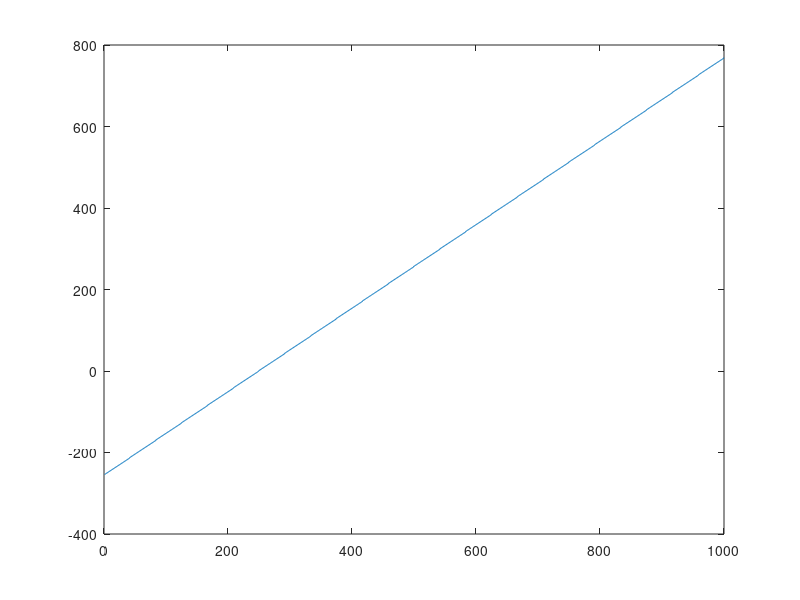

MATLAB code for this plot:
% Capacitor charging simulation
clc;
clear all;

% Wanted bit Number
% N = 8;
% cycle = 5*N;

% Capacitor C1 parameters
C1 = 1e-6;     % capacitance in farads
% V1 = 10;       % voltage in volts
Tclk = 1;
%Iin = 28;     % charging current in 30 or 25, 46, 47 microamperes
n_bits = 10;

% Capacitor C2 parameters
C2 = 1e-6;     % capacitance in farads (same as C1)
Iref = 10;   % charging current in 9.3-9.5 or 7.1, 16, 15.7 microamperes

nb_points = 1000;

for k = 1:nb_points
    
Iin = k*40/nb_points;    
%Iin = 2.8;
fprintf('Iin : %d\n', Iin);
% Check if I1 is less than 4 times I2
if Iin >= 4*Iref
    warning('Iin should be less than 4 times Iref');
end

% Calculate the charge required for capacitor C1
Q1 = Tclk *  Iin;

% Calculate the time required to charge capacitor C2
Tref = Q1 / Iref;

% Print the results
% fprintf('Capacitor C1 is charged for %.3f seconds with %.2e A of current\n', Tclk, Iin);
% fprintf('Capacitor C2 is charged for %.3f seconds with %.2e A of current\n', Tref, Iref);

Tref_int = fix(Tref);
% Total number of cycles for MSB
% fprintf('Total number of cycle for MSB %d \n', Tref_int);
Code = Tref_int * 2^(n_bits-2);

% k = 12;
Tres = zeros(1,n_bits-1); % set the value of Tres
TresB = zeros(1,n_bits-1);
% Calacultate the residual time
Tres(1) = Tref - Tref_int;
TresB(1) = Tclk - Tres(1);

for n = 1:n_bits-2
    m = n+2; % This variable for ADC output after 2 MSB. 

    if 2*TresB(n) > Tclk
        ADC(m) = 1;
        TresB(n+1)=2*Tclk-2*TresB(n);
    else 
        ADC(m) = 0;
        TresB(n+1)=Tclk-2*TresB(n);  
    end
%    fprintf('New ADC bit: %d \n', ADC(m)); % Adding 0 bit to the corresponding ADC index.
    Code = Code + (ADC(m)+1)*(-2)^(n_bits-2-n);

end
Code_fin(k)=Code;
fprintf('Code = %d \n', Code);

end

figure();
plot(Code_fin);